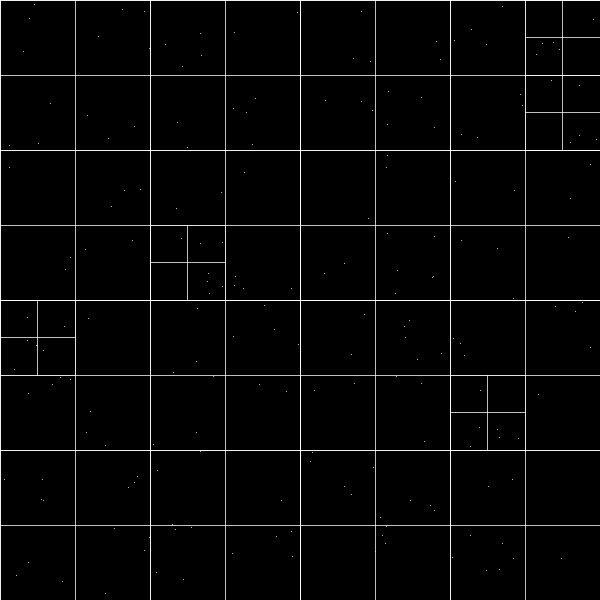
Frame 1 (no input)
Frame 60 (the mouse pressed at the canvas centre just before this capture): identical to frame 1, image omitted
Frame 120 (the mouse held since frame 60 and released just before this capture): identical to frame 1, image omitted

The Processing sketch that drew this single still picture (run headless with seeded random() and noise(); from frame 60 on, the mouse is pressed at the canvas centre):

// Processing sketch: quadtree_three
// ── quadtree_three.pde
QuadTree quadtree;


void setup() {
  size(600, 600);
  quadtree = new QuadTree(0, 0, width, height);
  for (int i = 0; i < 200; i += 1 ) {
    quadtree.add( new QuadPoint(random(width), random(height)));
  }
  frameRate(5);
}


void draw() {
  background(0);

  quadtree.draw();
}

// ── QuadPoint.pde
int QUAD_POINT_ID = 0;
class QuadPoint {
  final int id;
  final PVector pos;
  
  {
    QUAD_POINT_ID += 1;
    id = QUAD_POINT_ID;
  }
  
  QuadPoint(float x, float y) {
    pos = new PVector(x,y);
    
  }
  
  
  void draw() {
    stroke(255);
    point(pos.x, pos.y);
  }
}

// ── QuadTree.pde


final int MAX_QUAD_SIZE = 4;
class QuadTree {
  QuadPoint[] points;
  PVector pos, dims;
  private int size = 0;
  QuadTree[] children = null;  
  QuadTree(float x, float y, float w, float h) {
    points = new QuadPoint[MAX_QUAD_SIZE];
    pos = new PVector(x, y);
    dims = new PVector(w, h);
  }


  boolean add(QuadPoint qp) {
    if (size >= MAX_QUAD_SIZE) {
      if (children == null) {
        children = new QuadTree[4];
        float w = dims.x / 2;
        float h = dims.y / 2;
        children[0] = new QuadTree(pos.x, pos.y, w, h);
        children[1] = new QuadTree(pos.x + w, pos.y, w, h);
        children[2] = new QuadTree(pos.x, pos.y + h, w, h);
        children[3] = new QuadTree(pos.x + w, pos.y + h, w, h);
      }

      for (int i = 0; i < children.length; i += 1) {
        if (children[i].add(qp)) {
          return true;
        }
      }
    } else {
      if (qp.pos.x >= pos.x && qp.pos.x < pos.x + dims.x && qp.pos.y >= pos.y && qp.pos.y < pos.y + dims.y) {
        points[size] = qp; 
        size += 1; 
        return true;
      } else {
        return false;
      }
    }
    return false;
  }
  
  void get(ArrayList<QuadPoint> pnts, PVector rPos, PVector rDims) {
    
    
    
  }


  void draw() {
    for (int i = 0; i < size; i += 1) {
      points[i].draw();
    }
    stroke(255,128);
    noFill();
    rect(pos.x, pos.y, dims.x, dims.y);
    if (children != null) {
      for (int i = 0; i < children.length; i += 1) {
        children[i].draw();
      }
    }
  }
}
